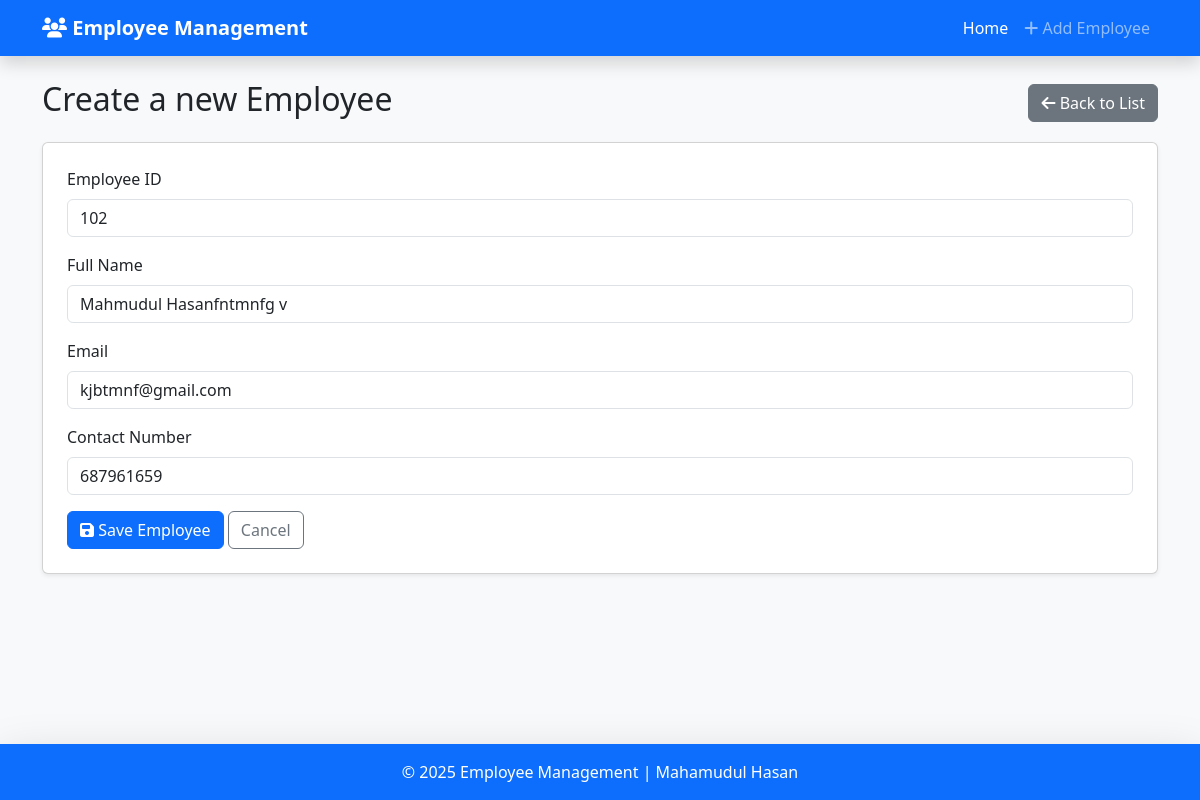
The page /update/3/ on the database its author committed.
### employee/models.py (models this page shows, shortened)
class Employee(models.Model):
    employee_id = models.CharField(max_length=20)
    emploee_name = models.CharField(max_length=100)
    employee_email = models.EmailField()
    employee_contact = models.CharField(max_length=20)

### employee/views.py (the view)
# urls.py: path('update/<int:pk>/', EmployeeUpdateView, name='employee_update'),
def EmployeeUpdateView(request, pk):
    employee = Employee.objects.get(pk=pk)
    if request.method == 'POST':
        form = EmployeeForm(request.POST, instance=employee)
        if form.is_valid():
            form.save()
            messages.success(request, "Employee updated successfully!")
            return redirect('employee_list')
    else:
        form = EmployeeForm(instance=employee)
    return render(request, 'employee_form.html', {'form': form})

### employee/forms.py (shortened to what this page needs)
class EmployeeForm(forms.ModelForm):
    class Meta:
        model = Employee
        fields = ["employee_id", "emploee_name", "employee_email", "employee_contact"]
        widgets = {
            "employee_id": forms.TextInput(attrs={"class": "form-control", "placeholder": "Enter Employee ID"}),
            "emploee_name": forms.TextInput(attrs={"class": "form-control", "placeholder": "Enter Full Name"}),
            "employee_email": forms.EmailInput(attrs={"class": "form-control", "placeholder": "Enter Email"}),
            "employee_contact": forms.TextInput(attrs={"class": "form-control", "placeholder": "Enter Contact Number"}),
        }

### templates/employee_form.html (shortened to what this page needs)
{% extends "base.html" %}
{% block content %}
<div class="d-flex justify-content-between mb-3">
    <h2>Create a new Employee</h2>
    <a href="{% url 'employee_list' %}" class="btn btn-secondary align-self-center">
        <i class="fa fa-arrow-left"></i> Back to List
    </a>
</div>
<div class="card shadow-sm p-4">
    <form action="" method="POST">
        <div class="mb-3">
            <label class="form-label">Employee ID</label>
            {{ form.employee_id }}
        </div>
        <div class="mb-3">
            <label class="form-label">Full Name</label>
            {{ form.emploee_name }}
        </div>
        <div class="mb-3">
            <label class="form-label">Email</label>
            {{ form.employee_email }}
        </div>
        <div class="mb-3">
            <label class="form-label">Contact Number</label>
            {{ form.employee_contact }}
        </div>
        <button type="submit" class="btn btn-primary">
            <i class="fa fa-save"></i> Save Employee
        </button>
        <a href="{% url 'employee_list' %}" class="btn btn-outline-secondary">
            Cancel
        </a>
    </form>
</div>
{% endblock %}

### templates/base.html (style rules this page uses)
html, body { height: 100%; }
body { display: flex; flex-direction: column; }

### rows shown on the page
Employee: employee_id "102", emploee_name "Mahmudul Hasanfntmnfg v", employee_email "kjbtmnf@gmail.com", employee_contact "687961659"
